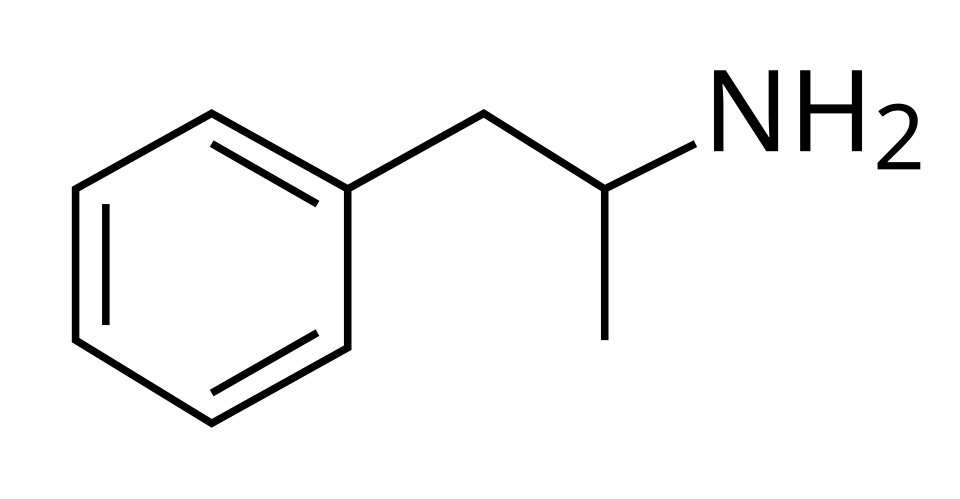
#> input picture razbory/soli_son_bradikardiya/images/_formuly/Amphetamine.png, 960 x 499 px
$ python postroit.py
#> lines starting #> are read from the running program, lines starting #| are printed output that depends on the picture
#!/usr/bin/env python3
"""Схемы к разбору «Соли, сон и брадикардия».

    python3 postroit.py

1. formuly.png — структурные формулы амфетамина, катинона, мефедрона и α-PVP
   (исходные изображения Wikimedia Commons лежат в _formuly/, см. материал).
2. chss_son.png — частота сердечных сокращений во сне и бодрствовании у
   здоровых молодых мужчин по Brodsky et al., 1977, в сопоставлении с
   показателями пациента.
"""

from __future__ import annotations

from pathlib import Path

import matplotlib

matplotlib.use("Agg")
import matplotlib.pyplot as plt
from PIL import Image, ImageDraw, ImageFont

PAPKA = Path(__file__).resolve().parent

plt.rcParams.update({
    "font.family": "DejaVu Sans",
    "font.size": 9,
    "axes.edgecolor": "#95a5a6",
    "axes.labelcolor": "#1c2833",
    "axes.titlesize": 9.5,
    "axes.titleweight": "bold",
    "axes.titlecolor": "#1c2833",
    "xtick.color": "#566573",
    "ytick.color": "#566573",
    "figure.facecolor": "white",
    "savefig.facecolor": "white",
    "savefig.dpi": 220,
    "savefig.bbox": "tight",
})

TEMNYY = "#1c2833"
SERYY = "#566573"
SINIY = "#2471a3"
SVETLO_SINIY = "#aed6f1"
KRASNYY = "#a93226"
ORANZH = "#ca6f1e"


def shema_formuly(imya="formuly.png"):
#> called with imya = 'formuly.png'
    istochniki = [
        ("Amphetamine.png", "Амфетамин", "фенилэтиламин без кетогруппы"),
        ("Cathinone.png", "Катинон", "β-кетогруппа (алкалоид ката)"),
        ("Mephedrone.png", "Мефедрон (4-MMC)", "N-метил, 4-метил; субстрат"),
        ("Alpha-PVP.png", "α-PVP", "пирролидиновое кольцо; блокатор"),
    ]
    shir_yach, vys_ris, vys_podp = 520, 330, 90
    holst = Image.new("RGB", (shir_yach * 4, vys_ris + vys_podp), "white")
#> holst: PIL image 2080x420 RGB; every value is 255
    risovat = ImageDraw.Draw(holst)
    shrifty = Path(matplotlib.get_data_path()) / "fonts" / "ttf"
    shrift_zag = ImageFont.truetype(str(shrifty / "DejaVuSans-Bold.ttf"), 30)
    shrift_pod = ImageFont.truetype(str(shrifty / "DejaVuSans.ttf"), 22)
    for n, (fayl, zag, pod) in enumerate(istochniki):
        im = Image.open(PAPKA / "_formuly" / fayl).convert("LA")
#> im is the input picture: PIL image 960x499 LA; mean R, G, B, A 0, 0, 0, 10.3
        fon = Image.new("RGB", im.size, "white")
#> fon: PIL image 960x499 RGB; every value is 255
        fon.paste(im.convert("RGB"), mask=im.split()[-1])
        fon.thumbnail((shir_yach - 50, vys_ris - 30))
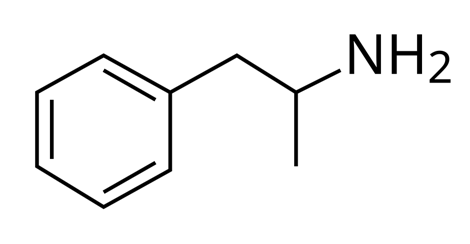
#> fon: PIL image 470x244 RGB; min 0, max 255, mean 244.7
        x0 = n * shir_yach + (shir_yach - fon.width) // 2
#> x0 = 25
        y0 = (vys_ris - fon.height) // 2
#> y0 = 43
        holst.paste(fon, (x0, y0))
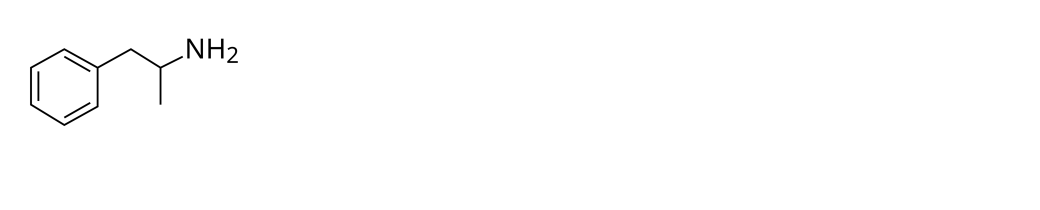
#> holst: PIL image 2080x420 RGB (shown at 1/2 size); min 0, max 255, mean 253.7
        for tekst, shrift, y, cvet in ((zag, shrift_zag, vys_ris + 8, TEMNYY),
                                       (pod, shrift_pod, vys_ris + 50, SERYY)):
            w = risovat.textlength(tekst, font=shrift)
            risovat.text((n * shir_yach + (shir_yach - w) / 2, y), tekst, fill=cvet, font=shrift)
#> this loop made 2 passes
#> w on passes 1 to 2: 201.8, 377.7
#> pass 2 of the loop in shema_formuly, `for n, (fayl, zag, pod) in enumerate(istochniki):`:
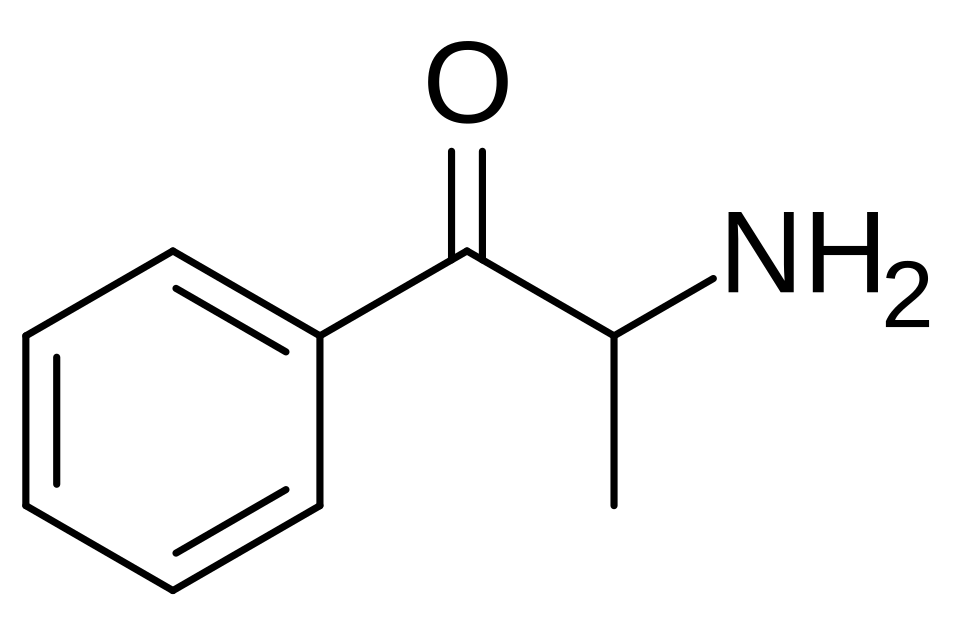
#> input picture razbory/soli_son_bradikardiya/images/_formuly/Cathinone.png, 960 x 620 px
#> in shema_formuly, im is the input picture: PIL image 960x620 LA; mean R, G, B, A 0, 0, 0, 10.3
#> in shema_formuly, `holst.paste(fon, (x0, y0))`:
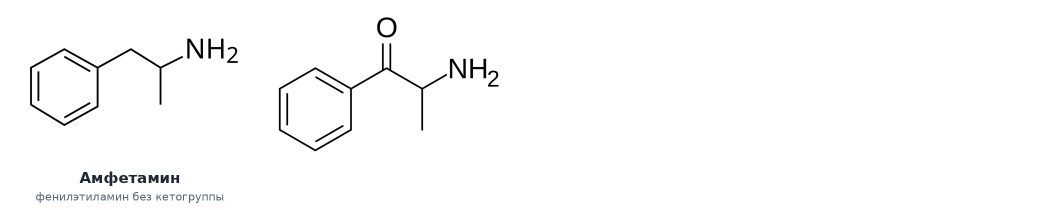
#> holst: PIL image 2080x420 RGB (shown at 1/2 size); mean R, G, B 251.2, 251.2, 251.3
#> the loop in shema_formuly, `for tekst, shrift, y, cvet in ((zag, shrift_zag, vys_ris + 8, TEMNYY),..` made 2 passes
#> w on passes 1 to 2: 145.2, 351.4
#> pass 3 of the loop in shema_formuly, `for n, (fayl, zag, pod) in enumerate(istochniki):`:
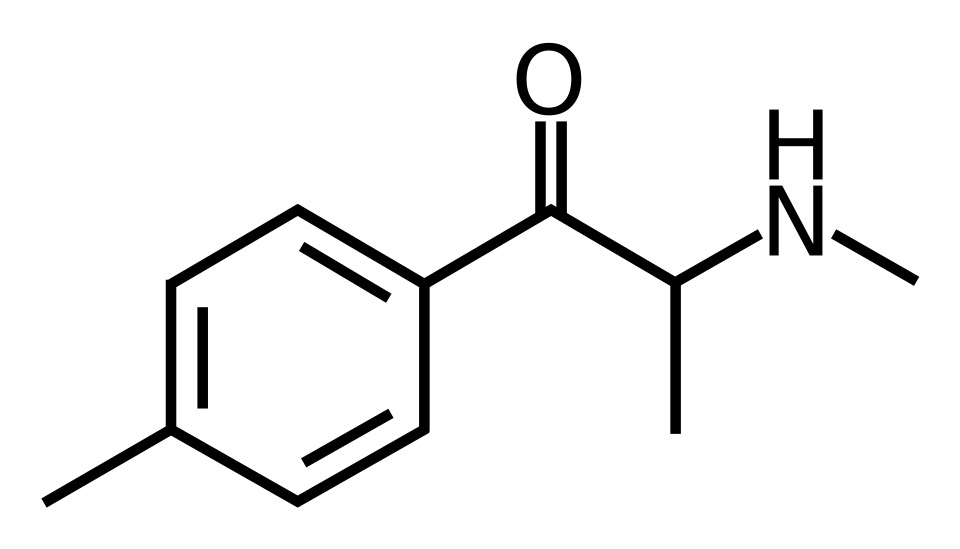
#> input picture razbory/soli_son_bradikardiya/images/_formuly/Mephedrone.png, 960 x 549 px
#> in shema_formuly, im is the input picture: PIL image 960x549 LA; mean R, G, B, A 0, 0, 0, 13.4
#> in shema_formuly, `fon.thumbnail((shir_yach - 50, vys_ris - 30))`:
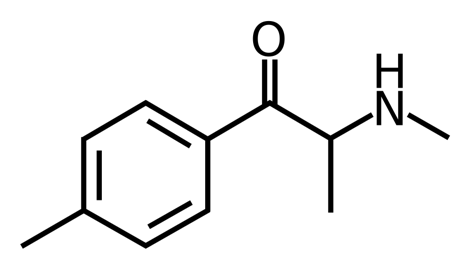
#> fon: PIL image 470x269 RGB; min 0, max 255, mean 241.6
#> in shema_formuly, `holst.paste(fon, (x0, y0))`:
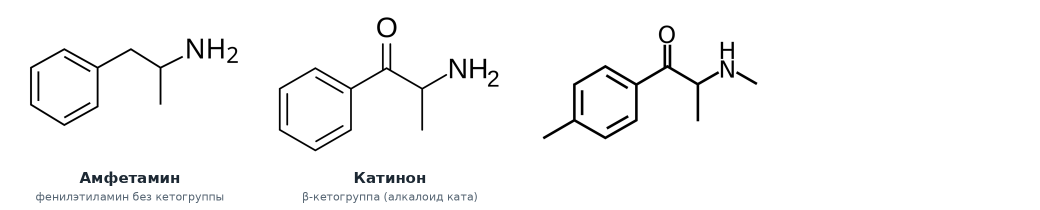
#> holst: PIL image 2080x420 RGB (shown at 1/2 size); mean R, G, B 248.6, 248.7, 248.8
#> the loop in shema_formuly, `for tekst, shrift, y, cvet in ((zag, shrift_zag, vys_ris + 8, TEMNYY),..` made 2 passes
#> w on passes 1 to 2: 340.3, 321.2
#> the loop made 4 passes; the first 3 are shown
    for n in range(1, 4):
        risovat.line([(n * shir_yach, 20), (n * shir_yach, vys_ris + vys_podp - 20)],
                     fill="#d5dbdb", width=2)
#> this loop made 3 passes
    holst.save(PAPKA / imya, optimize=True)
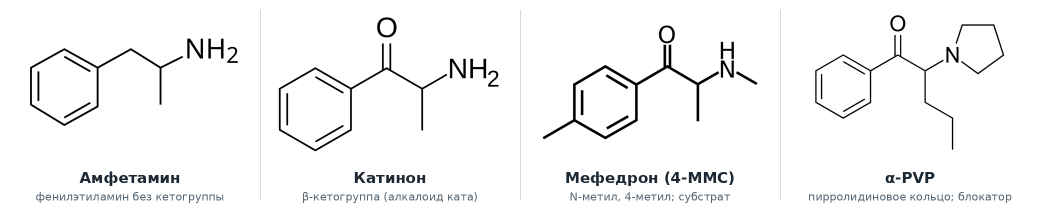
#> saved as formuly.png: PIL image 2080x420 RGB (shown at 1/2 size); mean R, G, B 245.6, 245.8, 246
    print(imya)


def shema_chss(imya="chss_son.png"):
#> called with imya = 'chss_son.png'
    fig, ax = plt.subplots(figsize=(8.0, 3.4))
    # Brodsky et al., 1977: 50 студентов-медиков мужского пола, суточное мониторирование ЭКГ
    stroki = [
        ("Сон: минимальная ЧСС", 33, 55, 43),
        ("Сон: средняя ЧСС", 45, 70, 56),
        ("Бодрствование: минимальная ЧСС", 37, 65, 53),
        ("Бодрствование: средняя ЧСС", 67, 90, 80),
    ]
    for i, (podp, mn, mx, sr) in enumerate(stroki):
        y = len(stroki) - i
        ax.plot([mn, mx], [y, y], color=SVETLO_SINIY, lw=9, solid_capstyle="butt", zorder=1)
        ax.plot([sr], [y], "o", color=SINIY, ms=6, zorder=2)
        ax.text(mn - 1.5, y, f"{mn}", ha="right", va="center", fontsize=7.5, color=SERYY)
        ax.text(mx + 1.5, y, f"{mx}", ha="left", va="center", fontsize=7.5, color=SERYY)
    ax.axvspan(40, 42, color=KRASNYY, alpha=0.18, zorder=0)
    ax.axvline(41, color=KRASNYY, lw=1.2, ls="--", zorder=0)
    ax.text(41, 4.75, "пациент во сне\n40–42", ha="center", va="bottom", fontsize=7.6,
            color=KRASNYY, bbox=dict(facecolor="white", edgecolor="none", pad=1.5))
    ax.axvline(70, color=ORANZH, lw=1.2, ls="--", zorder=0)
    ax.text(70, 4.75, "при пробуждении\nоколо 70", ha="center", va="bottom", fontsize=7.6,
            color=ORANZH, bbox=dict(facecolor="white", edgecolor="none", pad=1.5))
    ax.set_yticks(range(len(stroki), 0, -1))
    ax.set_yticklabels([s[0] for s in stroki])
    ax.set_xlim(25, 100)
    ax.set_ylim(0.4, 5.6)
    ax.set_xlabel("частота сердечных сокращений, уд/мин")
    ax.plot([], [], color=SVETLO_SINIY, lw=7, label="диапазон у 50 здоровых студентов-медиков мужского пола")
    ax.plot([], [], "o", color=SINIY, ms=5, label="среднее")
    ax.legend(loc="upper center", bbox_to_anchor=(0.5, -0.2), ncol=2, fontsize=7.4, frameon=False)
    for storona in ("top", "right"):
        ax.spines[storona].set_visible(False)
    fig.tight_layout()
    fig.savefig(PAPKA / imya)
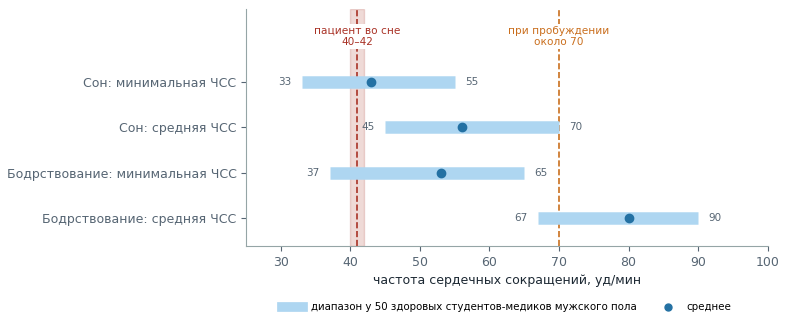
#> figure drawn by matplotlib, 1 panel
    plt.close(fig)
    print(imya)


if __name__ == "__main__":
    shema_formuly()
    shema_chss()
